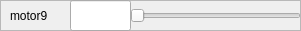
         <widget class="QFrame" name="frame_24">
          <property name="geometry">
           <rect>
            <x>0</x>
            <y>510</y>
            <width>301</width>
            <height>31</height>
           </rect>
          </property>
          <property name="frameShape">
           <enum>QFrame::StyledPanel</enum>
          </property>
          <property name="frameShadow">
           <enum>QFrame::Raised</enum>
          </property>
          <widget class="QSlider" name="motor9">
           <property name="geometry">
            <rect>
             <x>130</x>
             <y>0</y>
             <width>171</width>
             <height>31</height>
            </rect>
           </property>
           <property name="minimum">
            <number>-50</number>
           </property>
           <property name="maximum">
            <number>50</number>
           </property>
           <property name="value">
            <number>-50</number>
           </property>
           <property name="orientation">
            <enum>Qt::Horizontal</enum>
           </property>
          </widget>
          <widget class="QLabel" name="label_23">
           <property name="geometry">
            <rect>
             <x>10</x>
             <y>0</y>
             <width>91</width>
             <height>31</height>
            </rect>
           </property>
           <property name="text">
            <string>motor9</string>
           </property>
          </widget>
          <widget class="QFrame" name="frame_25">
           <property name="geometry">
            <rect>
             <x>40</x>
             <y>30</y>
             <width>301</width>
             <height>31</height>
            </rect>
           </property>
           <property name="frameShape">
            <enum>QFrame::StyledPanel</enum>
           </property>
           <property name="frameShadow">
            <enum>QFrame::Raised</enum>
           </property>
           <widget class="QSlider" name="horizontalSlider_18">
            <property name="geometry">
             <rect>
              <x>70</x>
              <y>0</y>
              <width>231</width>
              <height>31</height>
             </rect>
            </property>
            <property name="orientation">
             <enum>Qt::Horizontal</enum>
            </property>
           </widget>
           <widget class="QLabel" name="label_24">
            <property name="geometry">
             <rect>
              <x>10</x>
              <y>0</y>
              <width>91</width>
              <height>31</height>
             </rect>
            </property>
            <property name="text">
             <string>motor0</string>
            </property>
           </widget>
          </widget>
          <widget class="QLineEdit" name="setPoint_motor9">
           <property name="geometry">
            <rect>
             <x>70</x>
             <y>0</y>
             <width>61</width>
             <height>31</height>
            </rect>
           </property>
           <property name="readOnly">
            <bool>true</bool>
           </property>
          </widget>
         </widget>
